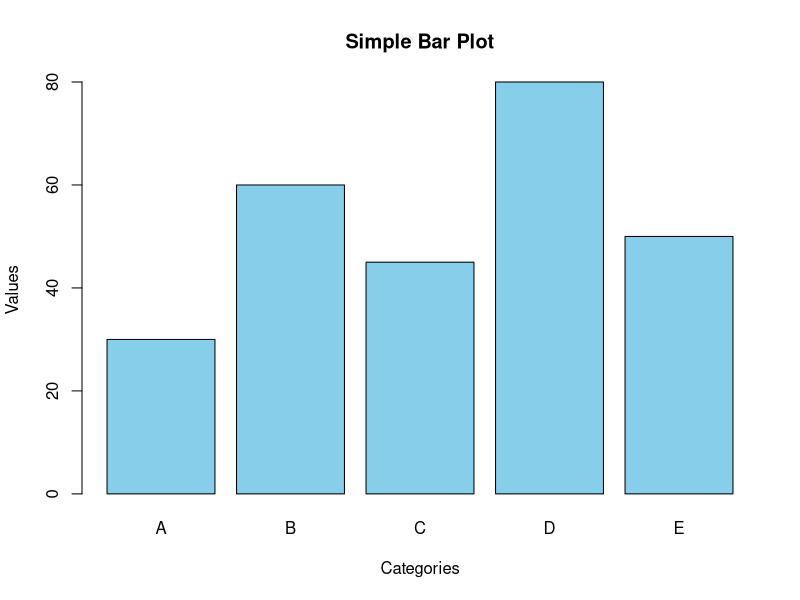

The R source for this figure:
# Sample data
values <- c(30, 60, 45, 80, 50)
categories <- c("A", "B", "C", "D", "E")

# Create the barplot
barplot(values, 
        names.arg = categories,     # X-axis labels
        col = "skyblue",          # Bar colors
        main = "Simple Bar Plot",   # Main title
        xlab = "Categories",        # X-axis label
        ylab = "Values"             # Y-axis label
)